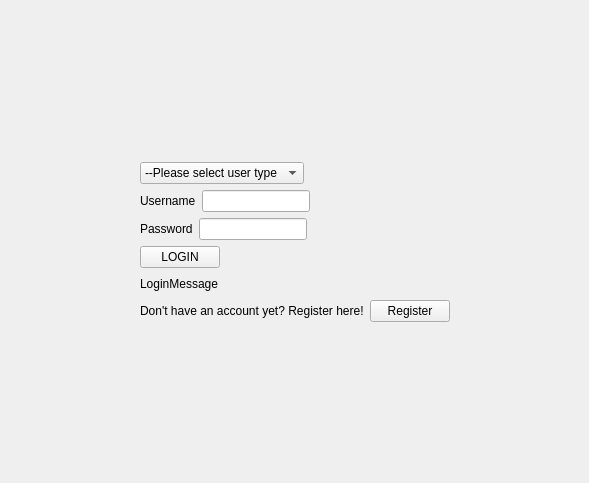
<?xml version="1.0" encoding="UTF-8"?>
<ui version="4.0">
 <class>logind</class>
 <widget class="QWidget" name="logind">
  <property name="geometry">
   <rect>
    <x>0</x>
    <y>0</y>
    <width>589</width>
    <height>483</height>
   </rect>
  </property>
  <property name="windowTitle">
   <string>Form</string>
  </property>
  <layout class="QVBoxLayout" name="verticalLayout_3">
   <item>
    <layout class="QHBoxLayout" name="horizontalLayout_9">
     <item>
      <spacer name="horizontalSpacer_4">
       <property name="orientation">
        <enum>Qt::Horizontal</enum>
       </property>
       <property name="sizeHint" stdset="0">
        <size>
         <width>40</width>
         <height>20</height>
        </size>
       </property>
      </spacer>
     </item>
     <item>
      <layout class="QVBoxLayout" name="verticalLayout_2">
       <item>
        <spacer name="verticalSpacer_2">
         <property name="orientation">
          <enum>Qt::Vertical</enum>
         </property>
         <property name="sizeHint" stdset="0">
          <size>
           <width>20</width>
           <height>40</height>
          </size>
         </property>
        </spacer>
       </item>
       <item>
        <layout class="QVBoxLayout" name="verticalLayout">
         <item>
          <layout class="QHBoxLayout" name="horizontalLayout">
           <item>
            <widget class="QComboBox" name="comboBoxUserType">
             <item>
              <property name="text">
               <string>--Please select user type</string>
              </property>
             </item>
             <item>
              <property name="text">
               <string>Adopter</string>
              </property>
             </item>
             <item>
              <property name="text">
               <string>Shelter</string>
              </property>
             </item>
            </widget>
           </item>
           <item>
            <spacer name="horizontalSpacer">
             <property name="orientation">
              <enum>Qt::Horizontal</enum>
             </property>
             <property name="sizeHint" stdset="0">
              <size>
               <width>40</width>
               <height>20</height>
              </size>
             </property>
            </spacer>
           </item>
          </layout>
         </item>
         <item>
          <layout class="QHBoxLayout" name="horizontalLayout_2">
           <item>
            <layout class="QHBoxLayout" name="horizontalLayout_4">
             <item>
              <widget class="QLabel" name="label_Username_2">
               <property name="text">
                <string>Username</string>
               </property>
              </widget>
             </item>
             <item>
              <widget class="QLineEdit" name="inPutName"/>
             </item>
            </layout>
           </item>
           <item>
            <spacer name="horizontalSpacer_2">
             <property name="orientation">
              <enum>Qt::Horizontal</enum>
             </property>
             <property name="sizeHint" stdset="0">
              <size>
               <width>40</width>
               <height>20</height>
              </size>
             </property>
            </spacer>
           </item>
          </layout>
         </item>
         <item>
          <layout class="QHBoxLayout" name="horizontalLayout_3">
           <item>
            <layout class="QHBoxLayout" name="horizontalLayout_6">
             <item>
              <widget class="QLabel" name="label_Password_2">
               <property name="text">
                <string>Password</string>
               </property>
              </widget>
             </item>
             <item>
              <widget class="QLineEdit" name="inPutPw"/>
             </item>
            </layout>
           </item>
           <item>
            <spacer name="horizontalSpacer_3">
             <property name="orientation">
              <enum>Qt::Horizontal</enum>
             </property>
             <property name="sizeHint" stdset="0">
              <size>
               <width>40</width>
               <height>20</height>
              </size>
             </property>
            </spacer>
           </item>
          </layout>
         </item>
         <item>
          <layout class="QHBoxLayout" name="horizontalLayout_7">
           <item>
            <widget class="QPushButton" name="pushButton_LOGIN">
             <property name="text">
              <string>LOGIN</string>
             </property>
            </widget>
           </item>
           <item>
            <spacer name="horizontalSpacer_5">
             <property name="orientation">
              <enum>Qt::Horizontal</enum>
             </property>
             <property name="sizeHint" stdset="0">
              <size>
               <width>40</width>
               <height>20</height>
              </size>
             </property>
            </spacer>
           </item>
          </layout>
         </item>
         <item>
          <layout class="QHBoxLayout" name="horizontalLayout_8">
           <item>
            <widget class="QLabel" name="label_message">
             <property name="text">
              <string>LoginMessage</string>
             </property>
            </widget>
           </item>
           <item>
            <spacer name="horizontalSpacer_6">
             <property name="orientation">
              <enum>Qt::Horizontal</enum>
             </property>
             <property name="sizeHint" stdset="0">
              <size>
               <width>40</width>
               <height>20</height>
              </size>
             </property>
            </spacer>
           </item>
          </layout>
         </item>
         <item>
          <layout class="QHBoxLayout" name="horizontalLayout_5">
           <item>
            <widget class="QLabel" name="label_1">
             <property name="text">
              <string>Don't have an account yet? Register here!</string>
             </property>
            </widget>
           </item>
           <item>
            <widget class="QPushButton" name="pushButton_Register_2">
             <property name="text">
              <string>Register</string>
             </property>
            </widget>
           </item>
          </layout>
         </item>
        </layout>
       </item>
       <item>
        <spacer name="verticalSpacer">
         <property name="orientation">
          <enum>Qt::Vertical</enum>
         </property>
         <property name="sizeHint" stdset="0">
          <size>
           <width>20</width>
           <height>40</height>
          </size>
         </property>
        </spacer>
       </item>
      </layout>
     </item>
     <item>
      <spacer name="horizontalSpacer_7">
       <property name="orientation">
        <enum>Qt::Horizontal</enum>
       </property>
       <property name="sizeHint" stdset="0">
        <size>
         <width>40</width>
         <height>20</height>
        </size>
       </property>
      </spacer>
     </item>
    </layout>
   </item>
  </layout>
 </widget>
 <resources/>
 <connections/>
</ui>
